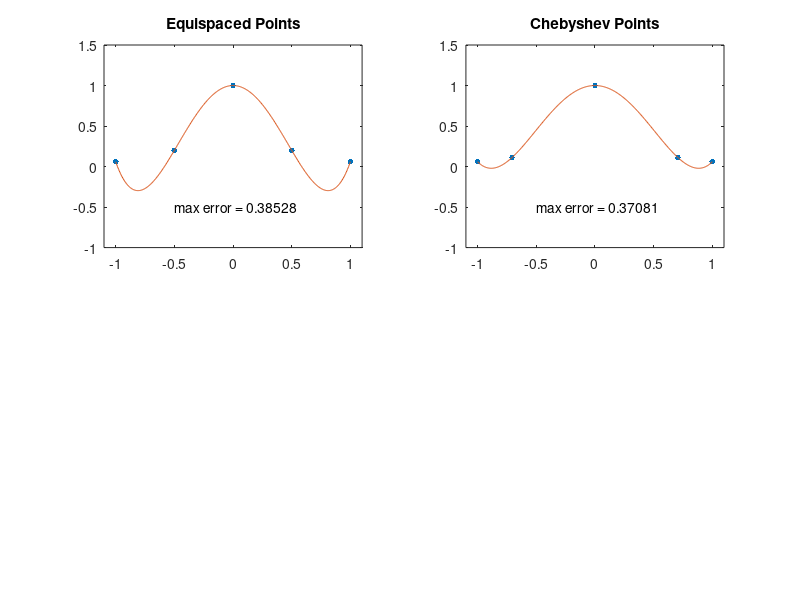
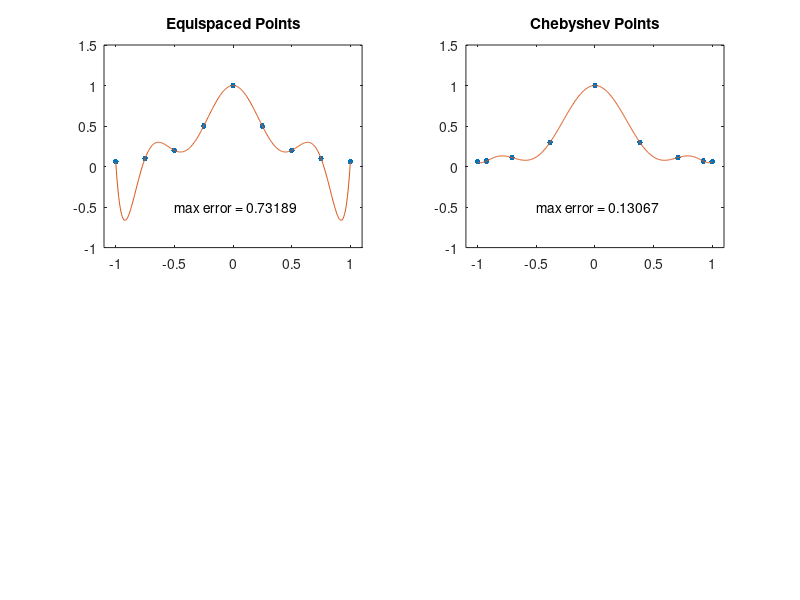
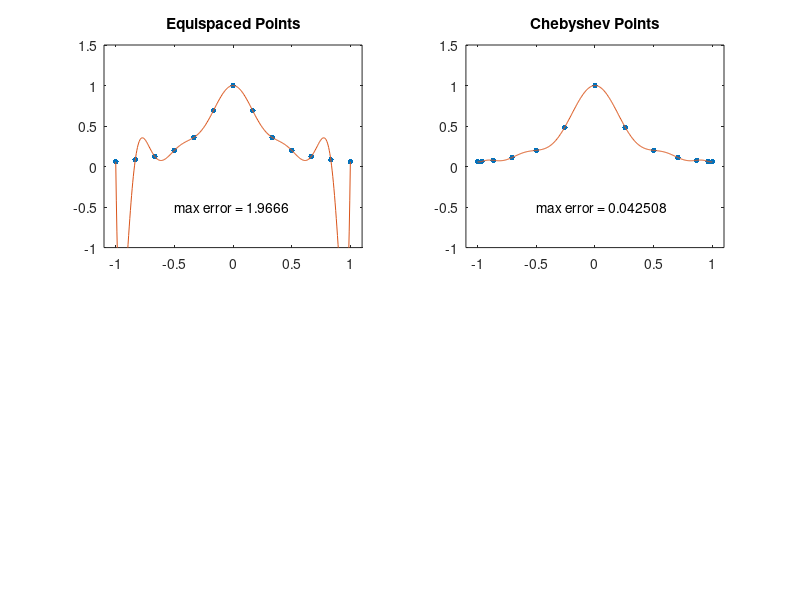
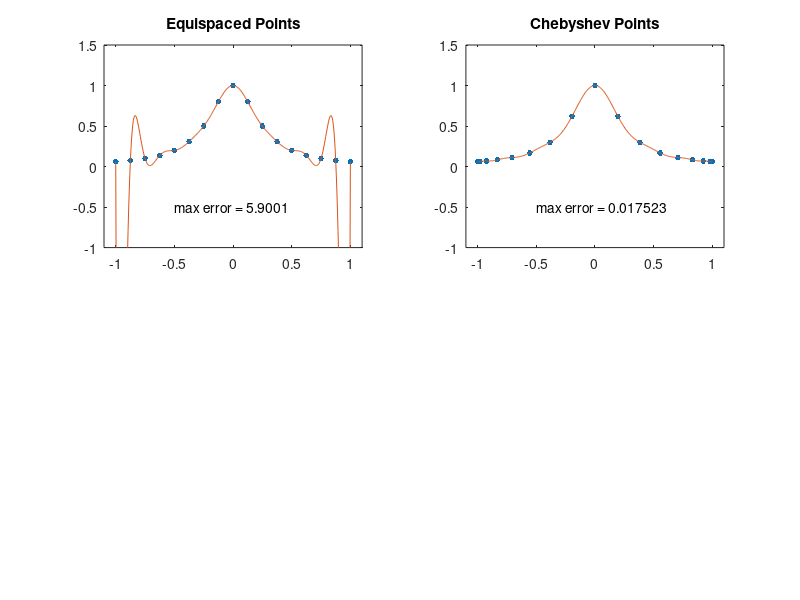

Write the MATLAB code that produced these figures, in order.
% Stephanie Klumpe
% Problem 5.1 edited code

clear
close all
clc

error = zeros(2,7);       %% Set up an error matrix to hold the max errors
counter = 1;                     %% Counter used for indexing
xx = -1:.005:1; clf              %% x space
v=1; %% Used to split the above error matrix into the two different errors
Nval=[4 8 12 16 20 24 28];       %% N-value vector

 for N = Nval

  for i = 1:2

    if i==1, s = 'Equispaced Points'; x = -1 + 2*(0:N)/N; end
    if i==2, s = 'Chebyshev Points';  x = cos(pi*(0:N)/N); end
    subplot(2,2,i)
    u = 1./(1+16*x.^2);
    uu = 1./(1+16*xx.^2);
    p = polyfit(x,u,N);              % interpolation
    pp = polyval(p,xx);              % evaluation of interpolant
    plot(x,u,'.','markersize',13)
    hold off
    line(xx,pp)
    axis([-1.1 1.1 -1 1.5]), title(s)
    error(i,counter) = norm(uu-pp,inf);
    text(-.5,-.5,['max error = ' num2str(error(i,counter))])

  end

  err1=error(1:v,:);             %% Max error vector of equispaced
  err2=error(v+1:end,:);         %% Max error vector for the Cheb nodes
  figure          %% Opens new figure for each of the different N-values
  counter=counter+1;

 end

loglog(Nval,err1)
title('Error of Equispaced Points vs N')
figure
loglog(Nval,err2)
title('Error of Chebyshev Points vs N')
